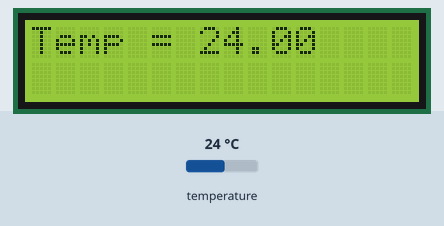
This sketch was run on a simulated Arduino Uno, built with avr-gcc and run on an emulated ATmega328P. Shown: 16×2 character LCD. The inputs (shaded band) are chosen by the test bench; at power-on: temperature 24 °C. What the sketch prints to the serial monitor is not drawn.

Above: at 1.2 s.
1.3 s: temperature set to 12 °C
At 2.5 s:
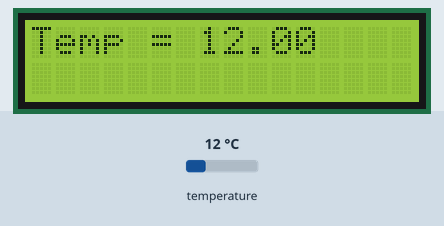
3.6 s: temperature set to 19 °C
At 4.5 s:
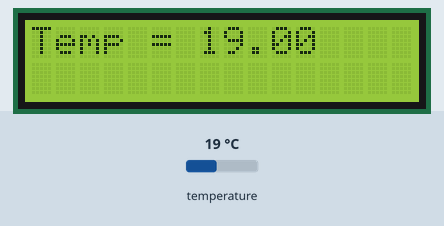
5.6 s: temperature set to 28 °C
At 6.5 s:
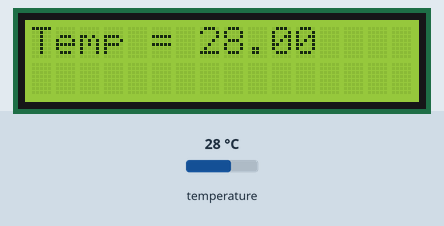
Timing chart, 0 to 8.6 s (numbered marks = the images above; inputs shaded):
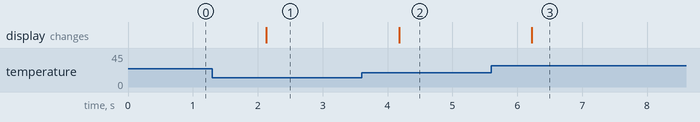

Measured:
- after the input at 1.3 s, the display: changes after 0.83 s (image 1)
- after the input at 3.6 s, the display: changes after 0.58 s (image 2)
- after the input at 5.6 s, the display: changes after 0.62 s (image 3)

The sketch:

ardu.ino
```cpp
#include <Wire.h>
#include <LiquidCrystal.h>
#include "Adafruit_MCP9808.h"


//setup for the LCD keypad shield
const int rs = 12, en = 11, d4 = 5, d5 = 4, d6 = 3, d7 = 2;
LiquidCrystal lcd(rs, en, d4, d5, d6, d7);
Adafruit_MCP9808 tempsensor = Adafruit_MCP9808();


void setup()
{
  //init serial for some debug
  Serial.begin(9600);
  //init MCP9808
  if (!tempsensor.begin())
  {
  Serial.println("Couldn't find MCP9808!");
  while (1);
  }
  //init LCD
  lcd.begin(16,2);
  //line 1 - temperature
  lcd.setCursor(0,0);
  lcd.print("Temp = ");

}

void loop()
{

  //read temperature in
  float c = tempsensor.readTempC();
  //convert to fahrenheit - not used in this example
  float f = c * 9.0 / 5.0 + 32;
  //display temperature and altitude on lcd
  Serial.println(c); //debug
  lcd.setCursor(0,0);
  lcd.print("Temp = ");
  lcd.print(c);

  delay(1000);
}
```
